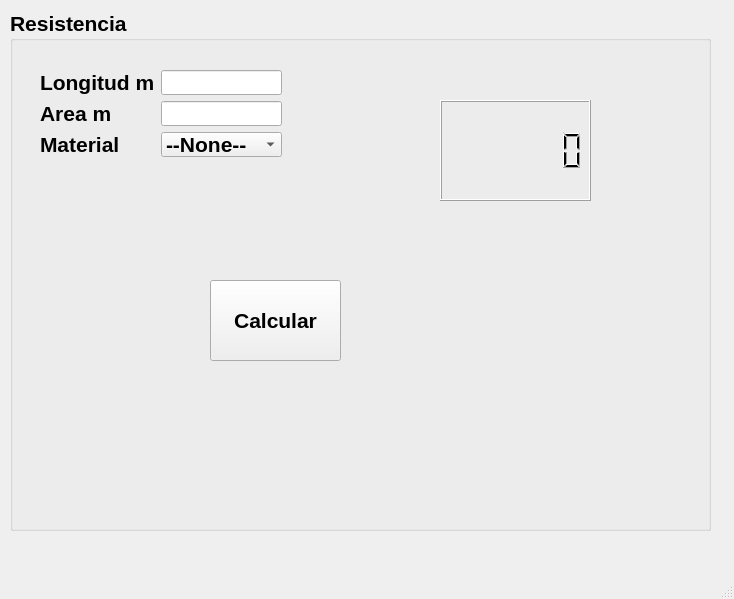
<?xml version="1.0" encoding="UTF-8"?>
<ui version="4.0">
 <class>MainWindow</class>
 <widget class="QMainWindow" name="MainWindow">
  <property name="geometry">
   <rect>
    <x>0</x>
    <y>0</y>
    <width>734</width>
    <height>599</height>
   </rect>
  </property>
  <property name="windowTitle">
   <string>Resistividad</string>
  </property>
  <widget class="QWidget" name="centralwidget">
   <widget class="QGroupBox" name="groupBox">
    <property name="geometry">
     <rect>
      <x>10</x>
      <y>10</y>
      <width>701</width>
      <height>521</height>
     </rect>
    </property>
    <property name="font">
     <font>
      <family>Arial</family>
      <pointsize>16</pointsize>
      <weight>75</weight>
      <bold>true</bold>
     </font>
    </property>
    <property name="title">
     <string>Resistencia</string>
    </property>
    <widget class="QPushButton" name="btnCalcular">
     <property name="geometry">
      <rect>
       <x>200</x>
       <y>270</y>
       <width>131</width>
       <height>81</height>
      </rect>
     </property>
     <property name="font">
      <font>
       <pointsize>16</pointsize>
       <weight>75</weight>
       <bold>true</bold>
      </font>
     </property>
     <property name="text">
      <string>Calcular</string>
     </property>
    </widget>
    <widget class="QLCDNumber" name="lcdNumber">
     <property name="geometry">
      <rect>
       <x>430</x>
       <y>90</y>
       <width>151</width>
       <height>101</height>
      </rect>
     </property>
     <property name="smallDecimalPoint">
      <bool>true</bool>
     </property>
     <property name="digitCount">
      <number>6</number>
     </property>
    </widget>
    <widget class="QWidget" name="">
     <property name="geometry">
      <rect>
       <x>30</x>
       <y>60</y>
       <width>242</width>
       <height>87</height>
      </rect>
     </property>
     <layout class="QGridLayout" name="gridLayout">
      <item row="0" column="0" colspan="2">
       <widget class="QLabel" name="label">
        <property name="text">
         <string>Longitud m</string>
        </property>
       </widget>
      </item>
      <item row="0" column="2">
       <widget class="QLineEdit" name="txtLongitud"/>
      </item>
      <item row="1" column="2">
       <widget class="QLineEdit" name="txtArea"/>
      </item>
      <item row="1" column="0" colspan="2">
       <widget class="QLabel" name="label_2">
        <property name="text">
         <string>Area m</string>
        </property>
       </widget>
      </item>
      <item row="2" column="2">
       <widget class="QComboBox" name="comboBox">
        <item>
         <property name="text">
          <string>--None--</string>
         </property>
        </item>
        <item>
         <property name="text">
          <string>Cobre</string>
         </property>
        </item>
        <item>
         <property name="text">
          <string>Hule</string>
         </property>
        </item>
        <item>
         <property name="text">
          <string>Germanio</string>
         </property>
        </item>
       </widget>
      </item>
      <item row="2" column="0" colspan="2">
       <widget class="QLabel" name="label_3">
        <property name="text">
         <string>Material</string>
        </property>
       </widget>
      </item>
     </layout>
    </widget>
   </widget>
  </widget>
  <widget class="QMenuBar" name="menubar">
   <property name="geometry">
    <rect>
     <x>0</x>
     <y>0</y>
     <width>734</width>
     <height>22</height>
    </rect>
   </property>
  </widget>
  <widget class="QStatusBar" name="statusbar"/>
 </widget>
 <resources/>
 <connections>
  <connection>
   <sender>btnCalcular</sender>
   <signal>clicked()</signal>
   <receiver>txtArea</receiver>
   <slot>clear()</slot>
   <hints>
    <hint type="sourcelabel">
     <x>301</x>
     <y>333</y>
    </hint>
    <hint type="destinationlabel">
     <x>270</x>
     <y>137</y>
    </hint>
   </hints>
  </connection>
  <connection>
   <sender>btnCalcular</sender>
   <signal>clicked()</signal>
   <receiver>txtLongitud</receiver>
   <slot>clear()</slot>
   <hints>
    <hint type="sourcelabel">
     <x>218</x>
     <y>338</y>
    </hint>
    <hint type="destinationlabel">
     <x>158</x>
     <y>106</y>
    </hint>
   </hints>
  </connection>
 </connections>
</ui>
